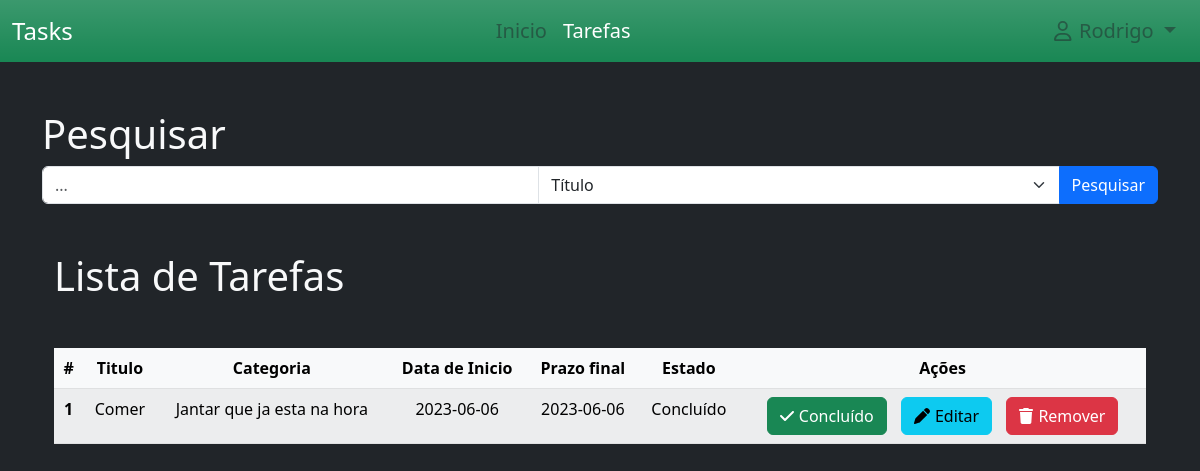
The app's page /tasks (signed in), older data.
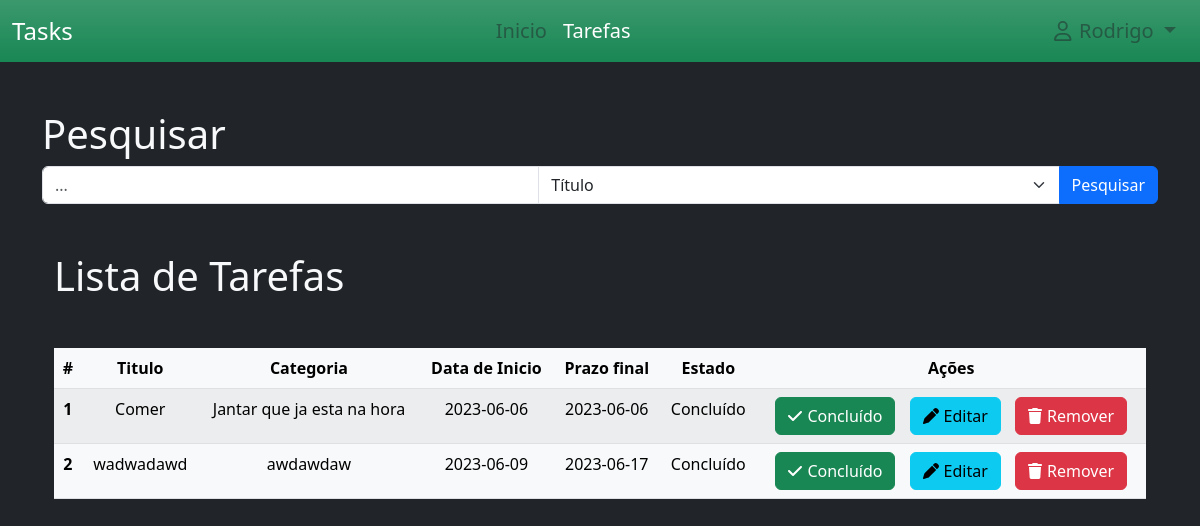
The same page, newer data.
### project/models.py (models this page shows)
class User(db.Model, UserMixin):
    id = db.Column(db.Integer(), primary_key=True)
    username = db.Column(db.String(30), nullable=False, unique=True)
    email_address = db.Column(db.String(50),nullable=False, unique=True)
    password_hash = db.Column(db.String(60),nullable=False)

class Task(db.Model):
    date_time = datetime.now()
    id = db.Column(db.Integer(), primary_key=True)
    title=db.Column(db.String(200),nullable=False)
    desc = db.Column(db.String(100), nullable=False)
    category = db.Column(db.String(100), nullable = False)
    state = db.Column(db.Boolean(), default=False)
    date_start = db.Column(db.String(), default=date_time.strftime("%Y-%m-%d"))
    date_end = db.Column(db.String())
    id_user = db.Column(db.Integer(), db.ForeignKey('user.id'), nullable=True)

### project/routes.py (the view)
@app.route("/tasks")
def tasks():
    tasks = Task.query.filter_by(id_user = current_user.id).all()
    return render_template('tarefas.html', tasks=tasks)

### project/models.py (called while the page is built)
@login_manager.user_loader
def load_user(user_id):
    return User.query.get(int(user_id))

### project/templates/tarefas.html (shortened to what this page needs)
{% extends './layout/base.html' %}
{% block navbar %}
{% include 'includes/navbar.html' %}
{% endblock %}
{% block content %}
<div class="container mt-5">
    <h1 class="text-light">Pesquisar</h1>
    <div class="input-group mb-3">
        <input id="searchInput" type="text" class="form-control" placeholder="...">
        <select id="searchField" class="form-select">
            <option value="title">Título</option>
        </select>
        <button id="searchButton" class="btn btn-primary">Pesquisar</button>
    </div>
        <div class="container mt-5">
            <h1 class="text-light">Lista de Tarefas</h1>
            <table class="table table-light table-striped mt-5 text-center">
                <thead class="table-light">
                  <tr>
                    <th scope="col">#</th>
                    <th scope="col">Titulo</th>
                    <th scope="col">Categoria</th>
                    <th scope="col">Data de Inicio</th>
                    <th scope="col">Prazo final</th>
                    <th scope="col">Estado</th>
                    <th scope="col">Ações</th>
                  </tr>
                </thead>
                <tbody>
                    {% for task in tasks %}
                        <tr>
                            <th scope="row">{{ loop.index }}</th>
                            <td>{{ task.title }}</td>
                            <td>{{ task.category }}</td>
                            <td>{{ task.date_start }}</td>
                            <td>{{ task.date_end }}</td>
                            <td>
                                {% if task.state %}
                                    Concluído
                                {% else %}
                                    Pendente
                                {% endif %}
                            </td>
                            <td  style="right: 0%;">
                                <a href="{{ url_for('task_done', task_id=task.id) }}" class="flex btn btn-success" style="margin-right: 10px;">
                                    <i class="fa-solid fa-check" style="margin-right: 5px;"></i>Concluído
                                </a>
                                <a href="{{ url_for('update_task', task_id=task.id) }}" class="flex btn btn-info" style="margin-right: 10px;">
                                    <i class="fa-solid fa-pen" style="margin-right: 5px;"></i>Editar
                                </a>
                                <a class="flex btn btn-danger" data-bs-toggle="modal" data-bs-target="#staticBackdrop_{{ task.id }}">
                                    <i class="fa-solid fa-trash" style="margin-right: 5px;"></i>Remover
                                </a>
                            </td>
                        </tr>
                    {% endfor %}
                </tbody>
              </table>
        </div>
</div>
{% endblock %}

### project/templates/layout/base.html (shortened to what this page needs)
<!DOCTYPE html>
<html lang="pt">
<head>
    <link rel="stylesheet" href="{{ url_for('static', filename='bootstrap-5.3.0-alpha3-dist/css/bootstrap.css') }}">
    <link rel="stylesheet" href="{{ url_for('static', filename='fontawesome/all.css') }}">
</head>
<body class="bg-dark" onload="onLoad()">
    {% block navbar %}
    {% endblock %}
    {% block content %}
    {% endblock %}
</body>
</html>

### project/templates/includes/navbar.html (shortened to what this page needs)
{% block navbar %}
<nav class="navbar navbar-expand-lg bg-success bg-gradient" style="top: 0% ;">
    <div class="container-fluid">
        <a class="navbar-brand text-white fs-4">Tasks</a>
        <div class="collapse navbar-collapse justify-content-center w-100" id="navbarNavDropdown">
            <ul class="navbar-nav">
                <li class="nav-item">
                    <a id="idNavInicio" class="nav-link text-body-tertiary fs-5" aria-current="page" href="{{ url_for('index') }}">Inicio</a>
                </li>
                <li class="nav-item">
                    <a id="idNavTarefas" class="nav-link text-body-tertiary fs-5" href="{{ url_for('tasks') }}">Tarefas</a>
                </li>
            </ul>
        </div>
        <div class="collapse navbar-collapse justify-content-end">
            <ul class="navbar-nav d-flex flex-row me-1">
                <li class="nav-item dropdown">
                    <a class="nav-link dropdown-toggle text-body-tertiary fs-5" href="#" role="button" data-bs-toggle="dropdown"aria-expanded="false">
                        <i class="fa-regular fa-user mx-2"></i>{{ current_user.username }}
                    </a>
                </li>
            </ul>
        </div>
    </div>
</nav>
{% endblock %}

Row changes from the older to the newer data that the page shows:
added Task: title "wadwadawd", category "awdawdaw", date_start "2023-06-09", date_end "2023-06-17", state "Concluído"
